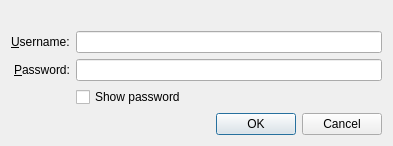
<?xml version="1.0" encoding="UTF-8"?>
<ui version="4.0">
 <class>ProxyAuthenticationDialog</class>
 <widget class="QDialog" name="ProxyAuthenticationDialog">
  <property name="geometry">
   <rect>
    <x>0</x>
    <y>0</y>
    <width>393</width>
    <height>133</height>
   </rect>
  </property>
  <property name="windowTitle">
   <string>Authentication required</string>
  </property>
  <layout class="QVBoxLayout" name="verticalLayout">
   <item>
    <layout class="QFormLayout" name="formLayout">
     <property name="labelAlignment">
      <set>Qt::AlignRight|Qt::AlignTrailing|Qt::AlignVCenter</set>
     </property>
     <item row="1" column="0">
      <widget class="QLabel" name="usernameLabel">
       <property name="text">
        <string>&amp;Username:</string>
       </property>
       <property name="buddy">
        <cstring>usernameLineEdit</cstring>
       </property>
      </widget>
     </item>
     <item row="1" column="1">
      <widget class="QLineEdit" name="usernameLineEdit"/>
     </item>
     <item row="2" column="0">
      <widget class="QLabel" name="passwordLabel">
       <property name="text">
        <string>&amp;Password:</string>
       </property>
       <property name="buddy">
        <cstring>passwordLineEdit</cstring>
       </property>
      </widget>
     </item>
     <item row="2" column="1">
      <widget class="QLineEdit" name="passwordLineEdit">
       <property name="echoMode">
        <enum>QLineEdit::Password</enum>
       </property>
      </widget>
     </item>
     <item row="3" column="1">
      <widget class="QCheckBox" name="showPasswordCheckBox">
       <property name="text">
        <string>Show password</string>
       </property>
      </widget>
     </item>
     <item row="0" column="0" colspan="2">
      <widget class="QLabel" name="infoLabel">
       <property name="text">
        <string notr="true">&lt;placeholder info text&gt;</string>
       </property>
       <property name="wordWrap">
        <bool>true</bool>
       </property>
       <property name="textInteractionFlags">
        <set>Qt::TextSelectableByKeyboard|Qt::TextSelectableByMouse</set>
       </property>
      </widget>
     </item>
    </layout>
   </item>
   <item>
    <widget class="QDialogButtonBox" name="buttonBox">
     <property name="orientation">
      <enum>Qt::Horizontal</enum>
     </property>
     <property name="standardButtons">
      <set>QDialogButtonBox::Cancel|QDialogButtonBox::Ok</set>
     </property>
    </widget>
   </item>
  </layout>
 </widget>
 <tabstops>
  <tabstop>usernameLineEdit</tabstop>
  <tabstop>passwordLineEdit</tabstop>
  <tabstop>showPasswordCheckBox</tabstop>
  <tabstop>buttonBox</tabstop>
 </tabstops>
 <resources/>
 <connections>
  <connection>
   <sender>buttonBox</sender>
   <signal>accepted()</signal>
   <receiver>ProxyAuthenticationDialog</receiver>
   <slot>accept()</slot>
   <hints>
    <hint type="sourcelabel">
     <x>364</x>
     <y>297</y>
    </hint>
    <hint type="destinationlabel">
     <x>157</x>
     <y>274</y>
    </hint>
   </hints>
  </connection>
  <connection>
   <sender>buttonBox</sender>
   <signal>rejected()</signal>
   <receiver>ProxyAuthenticationDialog</receiver>
   <slot>reject()</slot>
   <hints>
    <hint type="sourcelabel">
     <x>395</x>
     <y>297</y>
    </hint>
    <hint type="destinationlabel">
     <x>286</x>
     <y>274</y>
    </hint>
   </hints>
  </connection>
 </connections>
</ui>
